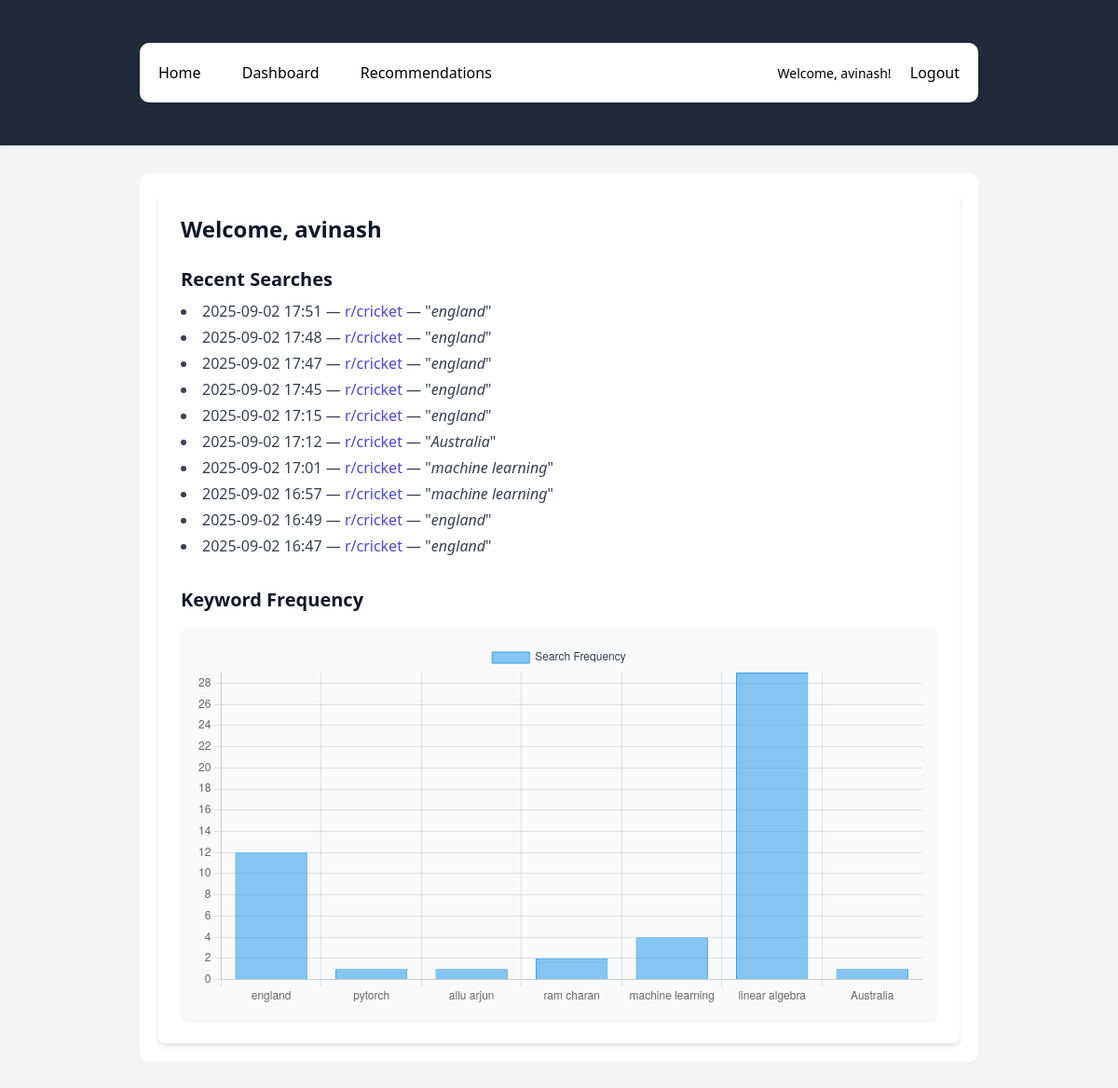
The page /dashboard (signed in) on the database as committed earlier.
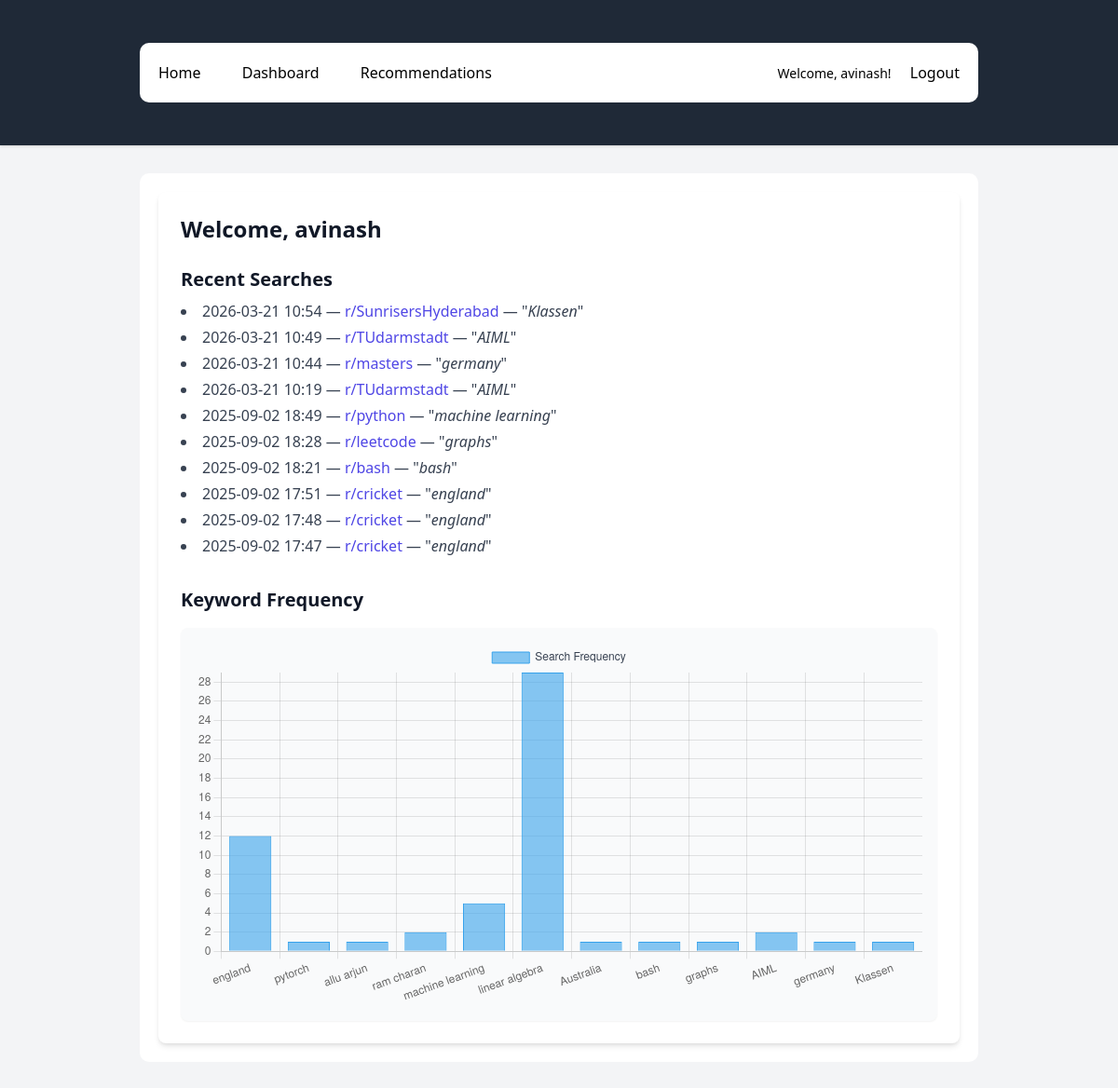
The same page on the database as committed later.
### app/models.py (models this page shows)
class Search(db.Model):
    __tablename__ = 'searches'
    id = db.Column(db.Integer, primary_key=True)
    user_id = db.Column(db.Integer, db.ForeignKey('users.id'), nullable=False)
    subreddit = db.Column(db.String(100), nullable=False)
    keyword = db.Column(db.String(100), nullable=False)
    timestamp = db.Column(db.DateTime, default=datetime.utcnow)
    user = db.relationship('User', backref=db.backref('searches', lazy='dynamic'))

### app/routes.py (the view)
@main.route('/dashboard')
@login_required
def dashboard():
    searches = Search.query.filter_by(user_id=current_user.id)\
                           .order_by(Search.timestamp.desc())\
                           .limit(10).all()
    all_keywords = [s.keyword for s in Search.query.filter_by(user_id=current_user.id).all()]
    keyword_counts = Counter(all_keywords)
    chart_data = {
        'labels': list(keyword_counts.keys()),
        'values': list(keyword_counts.values())
    }
    return render_template('dashboard.html', searches=searches, chart_data=json.dumps(chart_data))

### app/models.py (called while the page is built)
@login_manager.user_loader
def load_user(user_id):
    return User.query.get(int(user_id))

### app/templates/dashboard.html
{% extends 'base.html' %}
{% block content %}
<div class="max-w-4xl mx-auto bg-white dark:bg-gray-800 p-6 rounded-lg shadow-md">
  <h2 class="text-2xl font-bold mb-4">Welcome, {{ current_user.username }}</h2>
  <h3 class="text-xl font-semibold mt-6 mb-2">Recent Searches</h3>
  <ul class="list-disc list-inside space-y-1 text-gray-700 dark:text-gray-300">
    {% for s in searches %}
      <li>
        <span class="font-medium">{{ s.timestamp.strftime('%Y-%m-%d %H:%M') }}</span> —
        <span class="text-indigo-600 dark:text-indigo-400">r/{{ s.subreddit }}</span> —
        "<span class="italic">{{ s.keyword }}</span>"
      </li>
    {% else %}
      <li>No recent searches found.</li>
    {% endfor %}
  </ul>
  <h3 class="text-xl font-semibold mt-8 mb-4">Keyword Frequency</h3>
  <div class="bg-gray-50 dark:bg-gray-700 p-4 rounded-lg shadow-sm">
    <canvas id="keywordChart" class="w-full h-64"></canvas>
  </div>
</div>
<script>
  const ctx = document.getElementById('keywordChart').getContext('2d');
  const data = {{ chart_data | safe }};
  new Chart(ctx, {
    type: 'bar',
    data: {
      labels: data.labels,
      datasets: [{
        label: 'Search Frequency',
        data: data.values,
        backgroundColor: 'rgba(54, 162, 235, 0.6)',
        borderColor: 'rgba(54, 162, 235, 1)',
        borderWidth: 1
      }]
    },
    options: {
      responsive: true,
      scales: {
        y: {
          beginAtZero: true,
          ticks: {
            stepSize: 1
          }
        }
      },
      plugins: {
        legend: {
          labels: {
            color: '#374151'  // Tailwind gray-700
          }
        }
      }
    }
  });
</script>
{% endblock %}

Rows that differ between the two databases and show on the page:
no longer on this page (row unchanged): Search: timestamp "2025-09-02 17:45", subreddit "cricket", keyword "england"
no longer on this page (row unchanged): Search: timestamp "2025-09-02 17:15", subreddit "cricket", keyword "england"
no longer on this page (row unchanged): Search: timestamp "2025-09-02 17:12", subreddit "cricket", keyword "Australia"
no longer on this page (row unchanged): Search: timestamp "2025-09-02 17:01", subreddit "cricket", keyword "machine learning"
no longer on this page (row unchanged): Search: timestamp "2025-09-02 16:57", subreddit "cricket", keyword "machine learning"
no longer on this page (row unchanged): Search: timestamp "2025-09-02 16:49", subreddit "cricket", keyword "england"
no longer on this page (row unchanged): Search: timestamp "2025-09-02 16:47", subreddit "cricket", keyword "england"
added Search: timestamp "2026-03-21 10:54", subreddit "SunrisersHyderabad", keyword "Klassen"
added Search: timestamp "2026-03-21 10:49", subreddit "TUdarmstadt", keyword "AIML"
added Search: timestamp "2026-03-21 10:44", subreddit "masters", keyword "germany"
added Search: timestamp "2026-03-21 10:19", subreddit "TUdarmstadt", keyword "AIML"
added Search: timestamp "2025-09-02 18:49", subreddit "python", keyword "machine learning"
added Search: timestamp "2025-09-02 18:28", subreddit "leetcode", keyword "graphs"
added Search: timestamp "2025-09-02 18:21", subreddit "bash", keyword "bash"
Other text that changed with them:
chart data {{ chart_data | safe }}: {"labels": ["england", "pytorch", "allu arjun", "ram charan", "machine learning", "linear algebra", "Australia"], "values": [12, 1, 1, 2, 4, 29, 1]} → {"labels": ["england", "pytorch", "allu arjun", "ram charan", "machine learning", "linear algebra", "Australia", "bash", "graphs", "AIML", "germany", "Klassen"], "values": [12, 1, 1, 2, 5, 29, 1, 1, 1, 2, 1, 1]}
